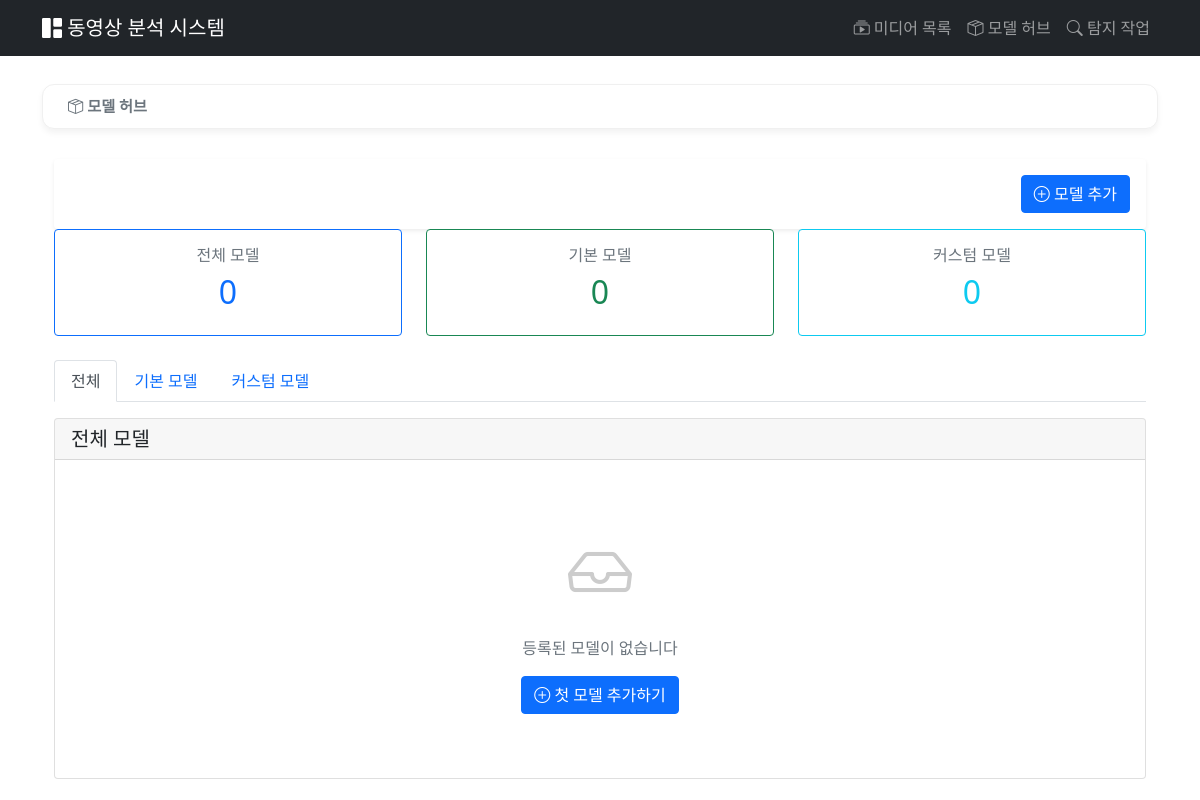
The app's page /modelhub/, older data.
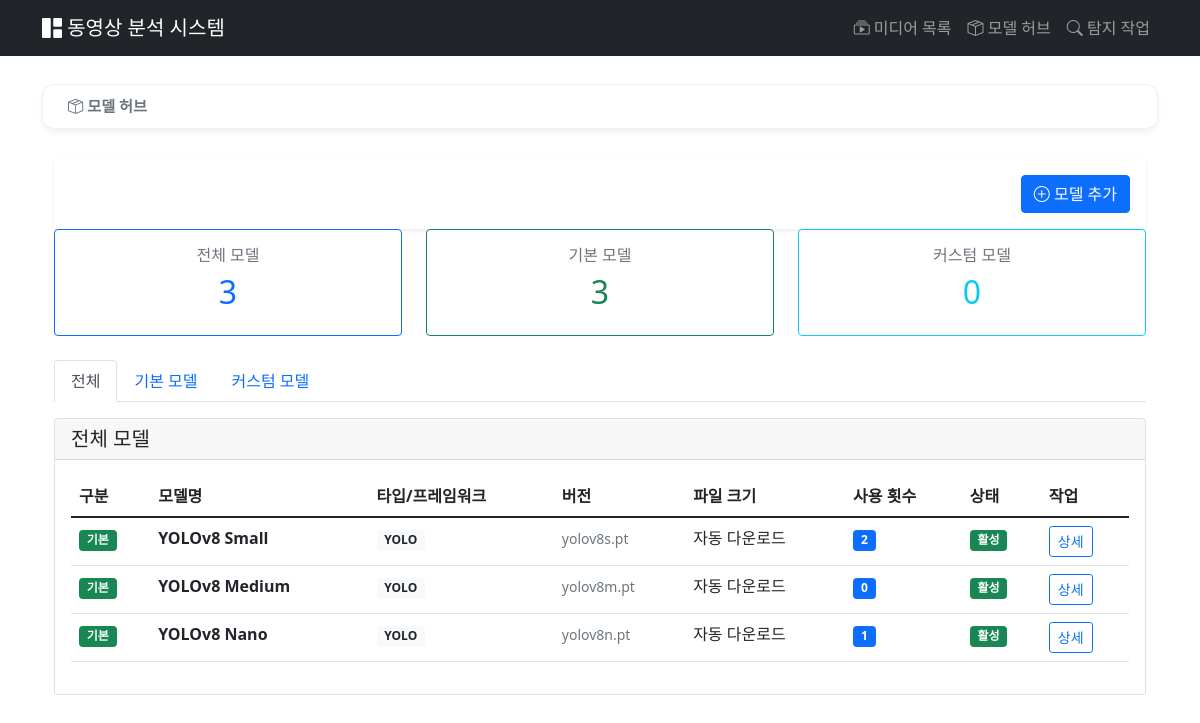
The same page, newer data.
### modelhub/models.py (models this page shows, shortened)
class BaseModel(models.Model):
    name = models.CharField(max_length=200, verbose_name='모델 이름')
    display_name = models.CharField(max_length=200, verbose_name='표시 이름')
    description = models.TextField(blank=True, verbose_name='설명')
    model_type = models.CharField(
        max_length=50,
        default='yolo',
        verbose_name='모델 타입'
    )
    version = models.CharField(max_length=50, blank=True, verbose_name='버전')
    model_file = models.FileField(
        upload_to=default_model_upload_path,
        blank=True,
        null=True,
        verbose_name='모델 파일'
    )
    file_size = models.BigIntegerField(default=0, verbose_name='파일 크기 (bytes)')
    yolo_version = models.CharField(
        max_length=50,
        blank=True,
        verbose_name='YOLO 버전',
        help_text='예: yolov8n.pt, yolov8s.pt'
    )
    classes = models.JSONField(default=list, blank=True, verbose_name='탐지 클래스')
    input_size = models.CharField(max_length=50, blank=True, verbose_name='입력 크기')
    config = models.JSONField(default=dict, blank=True, verbose_name='설정')
    is_active = models.BooleanField(default=True, verbose_name='활성화')
    is_default = models.BooleanField(default=False, verbose_name='기본 모델')
    usage_count = models.IntegerField(default=0, verbose_name='사용 횟수')
    created_at = models.DateTimeField(auto_now_add=True, verbose_name='생성일')
    updated_at = models.DateTimeField(auto_now=True, verbose_name='수정일')
    class Meta:
        verbose_name = '기본 모델'
        verbose_name_plural = '기본 모델들'
        ordering = ['-is_default', '-created_at']
    def get_file_size_display(self):
        if self.file_size == 0:
            return "자동 다운로드" if self.yolo_version else "-"

### modelhub/views.py (the view)
# urls.py: path('', views.model_list, name='model_list'),
def model_list(request):
    base_models = BaseModel.objects.filter(is_active=True).order_by('-is_default', '-created_at')
    custom_models = CustomModel.objects.filter(is_active=True).order_by('-created_at')
    total_base = base_models.count()
    total_custom = custom_models.count()
    total_models = total_base + total_custom
    context = {
        'base_models': base_models,
        'custom_models': custom_models,
        'total_models': total_models,
        'total_base': total_base,
        'total_custom': total_custom,
    }
    return render(request, 'modelhub/model_list.html', context)

### modelhub/templates/modelhub/model_list.html (shortened to what this page needs)
{% extends 'videos/base.html' %}
{% block breadcrumb %}
<div class="row">
    <div class="col-md-12">
        <div class="breadcrumb-container">
            <nav aria-label="breadcrumb">
                <ol class="custom-breadcrumb">
                    <li class="custom-breadcrumb-item active" >
                        <a href="{% url 'modelhub:model_list' %}">
                            <i class="bi bi-box-seam"></i> 모델 허브
                        </a>
                    </li>
                </ol>
            </nav>
        </div>
    </div>
</div>
{% endblock breadcrumb %}
{% block content %}
<div class="container">
    <div class="col-md-12">
        <div class="card border-0 shadow-sm">
            <div class="card-body">
                <form method="get" class="row g-3 justify-content-end">
                    <div class="col-md-4 text-end">
                        <a href="{% url 'modelhub:model_add' %}" class="btn btn-primary">
                            <i class="bi bi-plus-circle"></i> 모델 추가
                        </a>
                    </div>
                </form>
            </div>
        </div>
    </div>
    <div class="row mb-4">
        <div class="col-md-4">
            <div class="card border-primary">
                <div class="card-body text-center">
                    <h6 class="text-muted">전체 모델</h6>
                    <h2 class="text-primary">{{ total_models }}</h2>
                </div>
            </div>
        </div>
        <div class="col-md-4">
            <div class="card border-success">
                <div class="card-body text-center">
                    <h6 class="text-muted">기본 모델</h6>
                    <h2 class="text-success">{{ total_base }}</h2>
                </div>
            </div>
        </div>
        <div class="col-md-4">
            <div class="card border-info">
                <div class="card-body text-center">
                    <h6 class="text-muted">커스텀 모델</h6>
                    <h2 class="text-info">{{ total_custom }}</h2>
                </div>
            </div>
        </div>
    </div>
    <ul class="nav nav-tabs mb-3">
        <li class="nav-item">
            <a class="nav-link active" data-bs-toggle="tab" href="#all">전체</a>
        </li>
        <li class="nav-item">
            <a class="nav-link" data-bs-toggle="tab" href="#base">기본 모델</a>
        </li>
        <li class="nav-item">
            <a class="nav-link" data-bs-toggle="tab" href="#custom">커스텀 모델</a>
        </li>
    </ul>
    <div class="tab-content">
        <div class="tab-pane fade show active" id="all">
            <div class="card">
                <div class="card-header">
                    <h5 class="mb-0">전체 모델</h5>
                </div>
                <div class="card-body">
                    {% if base_models or custom_models %}
                        <div class="table-responsive">
                            <table class="table table-hover">
                                <thead>
                                    <tr>
                                        <th>구분</th>
                                        <th>모델명</th>
                                        <th>타입/프레임워크</th>
                                        <th>버전</th>
                                        <th>파일 크기</th>
                                        <th>사용 횟수</th>
                                        <th>상태</th>
                                        <th>작업</th>
                                    </tr>
                                </thead>
                                <tbody>
                                    {% for model in base_models %}
                                    <tr>
                                        <td><span class="badge bg-success">기본</span></td>
                                        <td>
                                            <strong>{{ model.display_name }}</strong>
                                        </td>
                                        <td><span class="badge bg-light text-dark">{{ model.model_type|upper }}</span></td>
                                        <td><small class="text-muted">{{ model.yolo_version|default:model.version }}</small></td>
                                        <td>{{ model.get_file_size_display }}</td>
                                        <td><span class="badge bg-primary">{{ model.usage_count }}</span></td>
                                        <td>
                                            {% if model.is_active %}
                                                <span class="badge bg-success">활성</span>
                                            {% else %}
                                                <span class="badge bg-secondary">비활성</span>
                                            {% endif %}
                                        </td>
                                        <td>
                                            <a href="{% url 'modelhub:model_detail' 'base' model.id %}"
                                               class="btn btn-sm btn-outline-primary">상세</a>
                                        </td>
                                    </tr>
                                    {% endfor %}
                                </tbody>
                            </table>
                        </div>
                    {% else %}
                        <div class="text-center py-5">
                            <i class="bi bi-inbox" style="font-size: 4rem; color: #ccc;"></i>
                            <p class="text-muted mt-3">등록된 모델이 없습니다</p>
                            <a href="{% url 'modelhub:model_add' %}" class="btn btn-primary">
                                <i class="bi bi-plus-circle"></i> 첫 모델 추가하기
                            </a>
                        </div>
                    {% endif %}
                </div>
            </div>
        </div>
    </div>
</div>
<link rel="stylesheet" href="https://cdn.jsdelivr.net/npm/bootstrap-icons@1.10.0/font/bootstrap-icons.css">
{% endblock %}

### videos/templates/videos/base.html (shortened to what this page needs)
<!DOCTYPE html>
<html lang="ko">
<head>
    <link href="https://cdn.jsdelivr.net/npm/bootstrap@5.1.3/dist/css/bootstrap.min.css" rel="stylesheet">
    <link rel="stylesheet" href="https://cdn.jsdelivr.net/npm/bootstrap-icons@1.10.0/font/bootstrap-icons.css">
</head>
<body>
    <nav class="navbar navbar-expand-lg navbar-dark bg-dark fixed-top">
        <div class="container">
            <a class="navbar-brand" href="{% url 'media_list' %}">
                <i class="bi bi-grid-1x2-fill"></i> 동영상 분석 시스템
            </a>
            <div class="collapse navbar-collapse" id="navbarNav">
                <ul class="navbar-nav ms-auto">
                    <li class="nav-item">
                        <a class="nav-link" href="{% url 'media_list' %}">
                            <i class="bi bi-collection-play"></i> 미디어 목록
                        </a>
                    </li>
                    <li class="nav-item">
                        <a class="nav-link" href="{% url 'modelhub:model_list' %}">
                            <i class="bi bi-box-seam"></i> 모델 허브
                        </a>
                    </li>
                    <li class="nav-item">
                        <a class="nav-link" href="{% url 'vision_engine:detection_list' %}">
                            <i class="bi bi-search"></i> 탐지 작업
                        </a>
                    </li>
                </ul>
            </div>
        </div>
    </nav>
    <div class="container mt-4">
        {% block breadcrumb %}{% endblock breadcrumb %}
        {% block content %}
        {% endblock %}
    </div>
</body>
</html>

### videos/templates/videos/base.html (style rules this page uses)
body { padding-top: 60px; }
.breadcrumb-container { background: #ffffff; border-radius: 12px; padding: 10px 25px; box-shadow: 0 4px 6px rgba(0, 0, 0, 0.05); border: 1px solid #f0f0f0; margin-top: 0px; margin-bottom: 30px; }
.custom-breadcrumb { display: flex; align-items: center; margin-bottom: 0; list-style: none; padding: 0; }
.custom-breadcrumb-item { font-size: 0.95rem; font-weight: 500; display: flex; align-items: center; }
.custom-breadcrumb-item a { color: #6c757d; text-decoration: none; transition: all 0.3s ease; }
.custom-breadcrumb-item.active { color: #212529; font-weight: 700; }

Row changes from the older to the newer data that the page shows:
added BaseModel: display_name "YOLOv8 Small", model_type "YOLO", yolo_version "yolov8s.pt", file_size "자동 다운로드", usage_count "2", is_active "활성"
added BaseModel: display_name "YOLOv8 Medium", model_type "YOLO", yolo_version "yolov8m.pt", file_size "자동 다운로드", usage_count "0", is_active "활성"
added BaseModel: display_name "YOLOv8 Nano", model_type "YOLO", yolo_version "yolov8n.pt", file_size "자동 다운로드", usage_count "1", is_active "활성"
Text that changed along with them:
{{ total_models }}: "0" → "3"
{{ total_base }}: "0" → "3"
text no longer shown: "등록된 모델이 없습니다 첫 모델 추가하기"
text now shown: "구분 모델명 타입/프레임워크 버전 파일 크기 사용 횟수 상태 작업"
